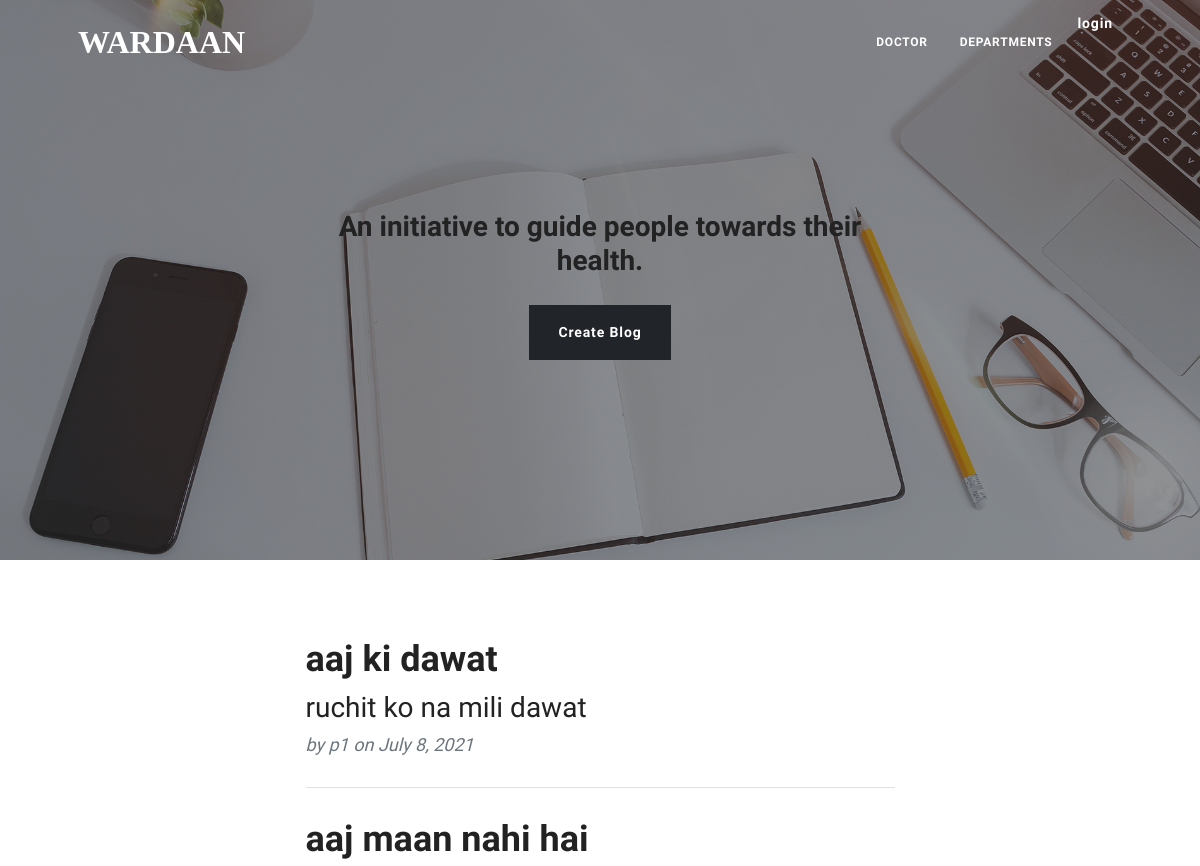
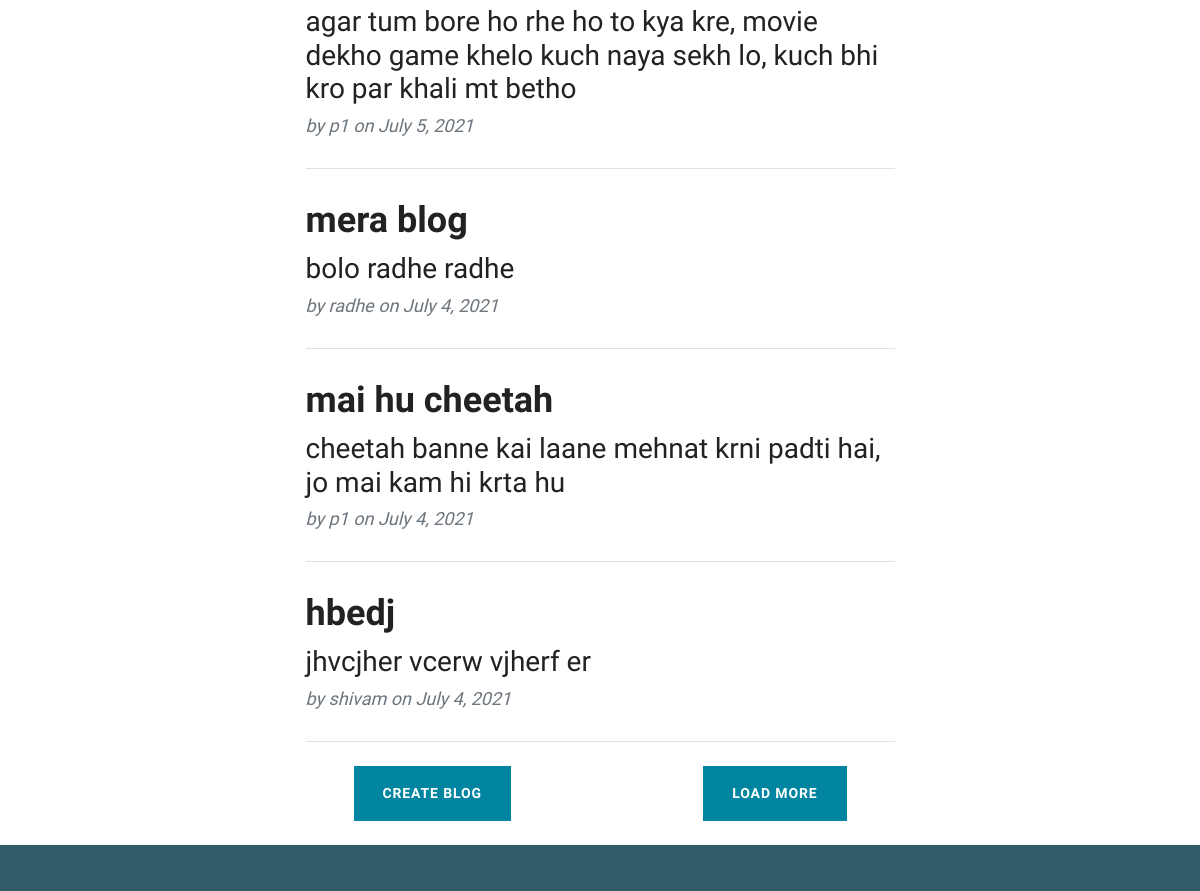
The page /blogs (upper part) on the database as committed earlier (2 pictures, top to bottom).
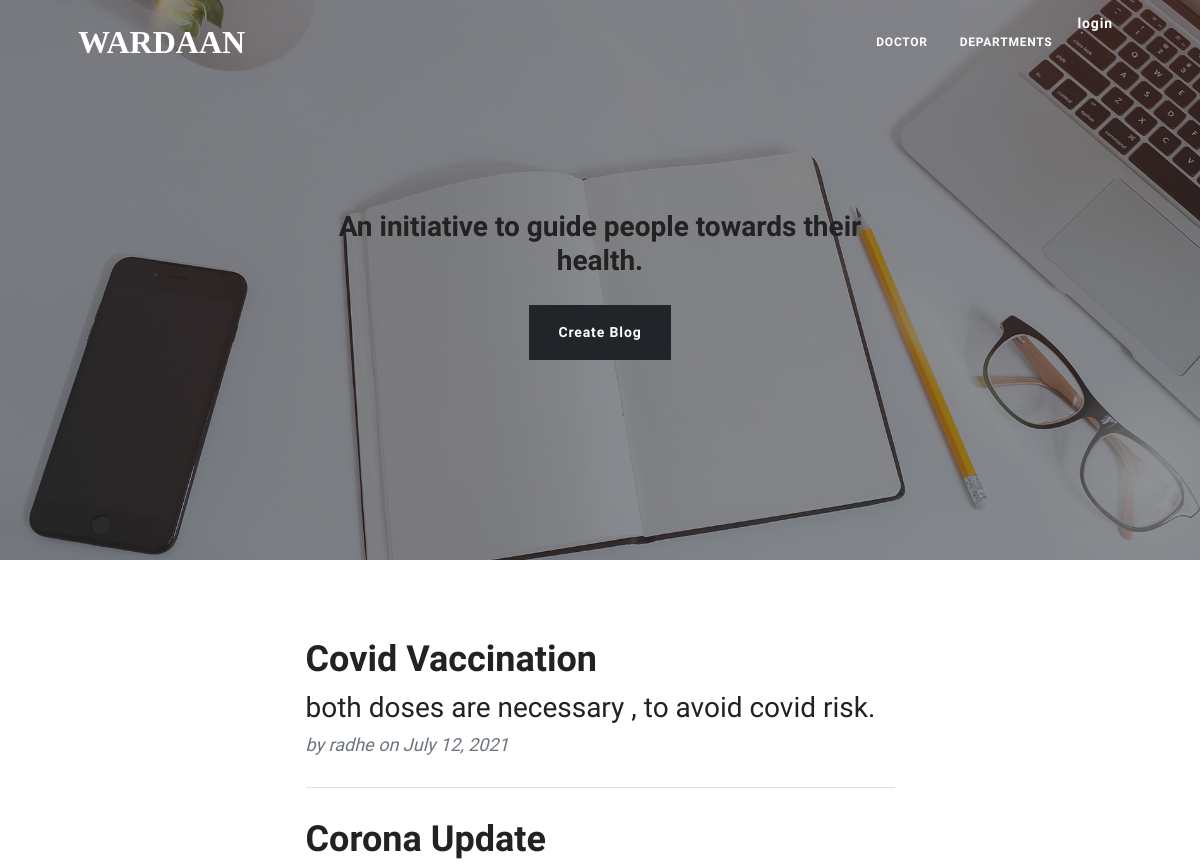
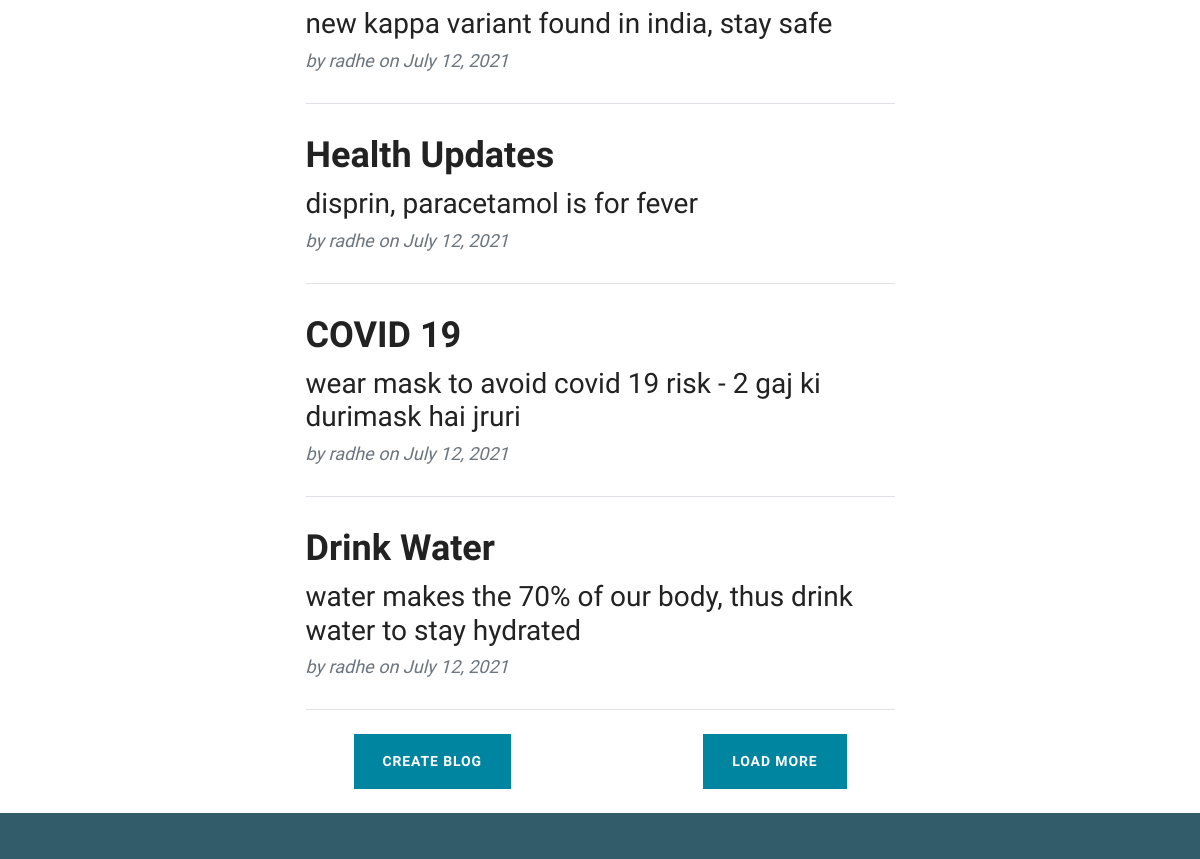
The same page on the database as committed later (2 pictures, top to bottom).
### blogs/models.py (models this page shows, shortened)
class Blogs(models.Model):
    user = models.ForeignKey(User, on_delete=models.CASCADE)
    title = models.CharField(max_length=100, null=True, blank=True)
    description = models.CharField(max_length=10000, null=True, blank=True)
    date = models.DateField(auto_now_add=True)
    time = models.TimeField(auto_now_add=True)
    load = models.IntegerField(default=1, null=True, blank=True)

### blogs/views.py (the view)
# urls.py: path("blogs", bv.bhome, name="blogs"),
def bhome(request):
    user = request.user
    usertype = {"doc": 0, "pat": 0}
    if request.user.is_authenticated:
        try:
            if user.doctor:
                usertype["doc"] = 1
                doctor = user.doctor
                records = BookAppointment.objects.filter(doctor_id=user.doctor.id)[::-1]
                try:
                    status = request.GET["aor"]
                    record_id = int(status[:-1])
                    record = BookAppointment.objects.get(id=record_id)
                    if status[-1] == "a":
                        record.status = 1
                        record.save()
                    else:
                        record.delete()
                except:
                    status = None
                d = {"doctor": doctor, "records": records}
        except:
            usertype["pat"] = 1
            patient = user.patient
            records = BookAppointment.objects.filter(patient_id=user.patient.id)
    else:
        records = []
    bdone = 1
    data = {}
    all_blogs = Blogs.objects.all()[::-1]
    departments = Departments.objects.all()
    b = Blogs()
    try:
        print("try chala of loadmore")
        loadmore = request.GET["loadmore"]
        b.load += 1
        if b.load * 5 >= len(all_blogs):
            b.load = 1
            blogs = all_blogs
        else:
            value = b.load * 5
            blogs = all_blogs[:value]
    except:
        print("except of loadmore")
        if len(all_blogs) <= 5:
            blogs = all_blogs
            bdone = 0
        else:
            blogs = all_blogs[:5]
    for department in departments:
        data[department] = give_doctors_of_this_department(department)
    d = {
        "departments": departments,
        "data": data,
        "user": user,
        "usertype": usertype,
        "records": records,
        "ln": len(blogs),
        "blogs": blogs,
        "bdone": bdone,
    }
    return render(request, "blogs/index.html", d)

### home/views.py (called while the page is built)
def give_doctors_of_this_department(department):
    l = []
    for doctor in Doctor.objects.all():
        if doctor.department == department:
            l.append(doctor)
    return l

### templates/blogs/index.html (shortened to what this page needs)
{% extends 'bbase.html' %}
{% load static %}
{% block extra_css %}
    <link href="{% static 'css/blogs/styles.css' %}" rel="stylesheet" >
    <link href="{% static 'css/style.css' %}" rel="stylesheet" type="text/css">
{% endblock extra_css %}
{% block content %}
        <nav class="navbar navbar-expand-lg navbar-light" id="mainNav">
            <div class="container px-4 px-lg-5">
                <a class="navbar-brand" href="{% url 'home' %}">WARDAAN</a>
                <div class="collapse navbar-collapse" id="navbarResponsive">
                    <ul class="navbar-nav ms-auto py-4 py-lg-0">
                        <li class="nav-item"><a class="nav-link px-lg-3 py-3 py-lg-4" href="{% url 'dhome' %}">Doctor</a></li>
                        <li class="nav-item"><a class="nav-link px-lg-3 py-3 py-lg-4" href="{% url 'departments' %}">Departments</a></li>
                        {% if request.user.is_authenticated %}
                            <div class="dropdown nav-item" >
                            <a class="btn dropdown-toggle text-white nav-link px-lg-3 py-3 py-lg-4" href="#" role="button" id="dropdownMenuLink" data-bs-toggle="dropdown" aria-expanded="false">{{user}}</a>
                            <ul class="dropdown-menu" aria-labelledby="dropdownMenuLink">
                                {% if usertype.doc %}
                                  <li><a class="dropdown-item" href="{% url 'doc_profile' user.doctor.id %}">View Profile</a></li>
                                {% else %}
                                  <li><a class="dropdown-item" href="{% url 'pat_profile' user.patient.id %}">View Profile</a></li>
                                {% endif %}
                                <li><a class="dropdown-item" type="button" class="btn btn-sm text-black dropdown-item" href="{% url 'logout' %}">logout</a></li>
                            </ul>
                            </div>
                        {% else %}
                            <a type="button" class="btn btn-sm text-white" href="{% url 'login' %}">login</a>
                        {% endif %}
                    </ul>
                </div>
            </div>
        </nav>
        <header class="masthead" style="background-image: url({% static 'images/blogs/home-bg.jpg' %})">
            <div class="container position-relative px-4 px-lg-5">
                <div class="row gx-4 gx-lg-5 justify-content-center">
                    <div class="col-md-10 col-lg-8 col-xl-7">
                        <div class="site-heading">
                            <span class="subheading"><h3>An initiative to guide people towards their health.</h3></span><br>
                            <a type="button" class="btn btn-dark" href="{% url 'createb' %}">Create Blog</a>
                        </div>
                    </div>
                </div>
            </div>
        </header>
{% if ln %}
    <div class="container px-4 px-lg-5">
        <div class="row gx-4 gx-lg-5 justify-content-center">
            <div class="col-md-10 col-lg-8 col-xl-7">
                {% for blog in blogs %}
                    <div class="post-preview">
                        <a href="#">
                            <h3 class="post-title">{{blog.title}}</h3>
                            <h3 class="post-subtitle">{{blog.description}}</h3>
                        </a>
                        <p class="post-meta">
                            by {{blog.user}} on {{blog.date}}
                        </p>
                    </div>
                    <hr class="my-4" />
                {% endfor %}
                <div class="container">
                    <div class="row">
                        <div class="col">
                            <div class="col d-flex justify-content-start mb-4"><a class="btn btn-primary text-uppercase" href="{% url 'createb' %}">Create Blog</a></div>
                        </div>
                        <div class="col">
                            <div class="col d-flex justify-content-end mb-4">
                              {% if bdone %}
                                <form>
                                  <button class="btn btn-primary text-uppercase" id="loadmore" name="loadmore">Load More</button></div>
                              {% endif %}
                            </div>
                        </div>
                    </div>
                </div>
            </div>
        </div>
{% endif %}
  <footer id="footer">
  </footer>
{% endblock content %}

### templates/bbase.html (shortened to what this page needs)
<!DOCTYPE html>
{% load static %}
<html lang="en">
<head>
    <link rel="stylesheet" href="{% static 'css/bootstrap.min.css' %}">
    <link rel="stylesheet" type="text/css" href="{% static 'css/font-awesome.min.css' %}">
    {% block extra_css %}{% endblock extra_css %}
</head>
<body>
    {% block content %}{% endblock content %}
</body>
</html>

### static/css/style.css (style rules this page uses)
body { font-family: 'Open Sans', sans-serif; line-height: 20px; color: #999999; font-size: 300; font-size: 16px; }
ol, ul { list-style: none; }
h1, h2, h3, h4, h5, h6 { font-family: 'Raleway', sans-serif; font-weight: 600; color: #222222; }
a, a:hover, a:focus, a:active { outline: none; }
.navbar { margin-bottom: 0px; border: 0px; }
.navbar { border-radius: 0px; }
.navbar-brand { font-family: 'Chewy', cursive; font-size: 32px; }
#footer { background-color: #325C6A; }

Rows that differ between the two databases and show on the page:
removed Blogs: title "aaj ki dawat", description "ruchit ko na mili dawat", user "p1", date "July 8, 2021"
removed Blogs: title "aaj maan nahi hai", description "agar tum bore ho rhe ho to kya kre, movie dekho game khelo kuch naya sekh lo, kuch bhi kro par khali mt betho", user "p1", date "July 5, 2021"
removed Blogs: title "mera blog", description "bolo radhe radhe", user "radhe", date "July 4, 2021"
removed Blogs: title "mai hu cheetah", description "cheetah banne kai laane mehnat krni padti hai, jo mai kam hi krta hu", user "p1", date "July 4, 2021"
removed Blogs: title "hbedj", description "jhvcjher vcerw vjherf er", user "shivam", date "July 4, 2021"
added Blogs: title "Covid Vaccination", description "both doses are necessary , to avoid covid risk.", user "radhe", date "July 12, 2021"
added Blogs: title "Corona Update", description "new kappa variant found in india, stay safe", user "radhe", date "July 12, 2021"
added Blogs: title "Health Updates", description "disprin, paracetamol is for fever", user "radhe", date "July 12, 2021"
added Blogs: title "COVID 19", description "wear mask to avoid covid 19 risk - 2 gaj ki durimask hai jruri", user "radhe", date "July 12, 2021"
added Blogs: title "Drink Water", description "water makes the 70% of our body, thus drink water to stay hydrated", user "radhe", date "July 12, 2021"
